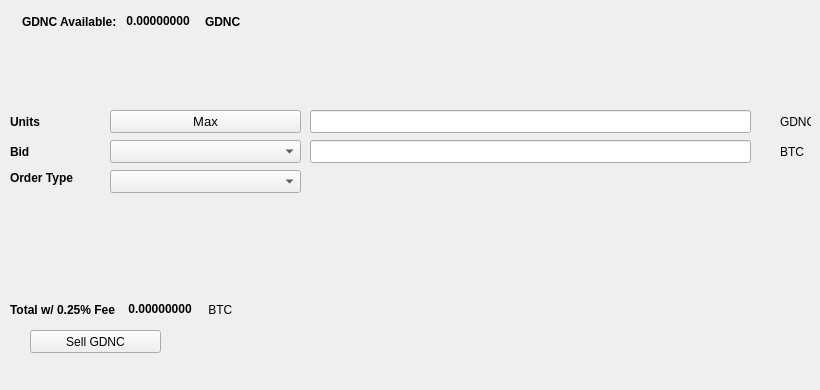
   <widget class="QWidget" name="SellTab">
    <attribute name="title">
     <string>Sell</string>
    </attribute>
    <widget class="QLabel" name="label_16">
     <property name="geometry">
      <rect>
       <x>780</x>
       <y>140</y>
       <width>31</width>
       <height>23</height>
      </rect>
     </property>
     <property name="text">
      <string>BTC</string>
     </property>
    </widget>
    <widget class="QComboBox" name="SellBidcomboBox">
     <property name="geometry">
      <rect>
       <x>110</x>
       <y>140</y>
       <width>191</width>
       <height>23</height>
      </rect>
     </property>
     <property name="font">
      <font>
       <pointsize>10</pointsize>
      </font>
     </property>
    </widget>
    <widget class="QLabel" name="label_18">
     <property name="geometry">
      <rect>
       <x>10</x>
       <y>110</y>
       <width>46</width>
       <height>23</height>
      </rect>
     </property>
     <property name="font">
      <font>
       <weight>75</weight>
       <bold>true</bold>
      </font>
     </property>
     <property name="text">
      <string>Units</string>
     </property>
    </widget>
    <widget class="QPushButton" name="Sell_Max_Amount">
     <property name="geometry">
      <rect>
       <x>110</x>
       <y>110</y>
       <width>191</width>
       <height>23</height>
      </rect>
     </property>
     <property name="font">
      <font>
       <pointsize>10</pointsize>
      </font>
     </property>
     <property name="text">
      <string>Max</string>
     </property>
    </widget>
    <widget class="QLabel" name="label_20">
     <property name="geometry">
      <rect>
       <x>10</x>
       <y>170</y>
       <width>91</width>
       <height>16</height>
      </rect>
     </property>
     <property name="font">
      <font>
       <weight>75</weight>
       <bold>true</bold>
      </font>
     </property>
     <property name="text">
      <string>Order Type</string>
     </property>
    </widget>
    <widget class="QComboBox" name="SellOrdertypeCombo">
     <property name="geometry">
      <rect>
       <x>110</x>
       <y>170</y>
       <width>191</width>
       <height>23</height>
      </rect>
     </property>
     <property name="font">
      <font>
       <pointsize>10</pointsize>
      </font>
     </property>
    </widget>
    <widget class="QLabel" name="label_21">
     <property name="geometry">
      <rect>
       <x>10</x>
       <y>140</y>
       <width>46</width>
       <height>23</height>
      </rect>
     </property>
     <property name="font">
      <font>
       <weight>75</weight>
       <bold>true</bold>
      </font>
     </property>
     <property name="text">
      <string>Bid</string>
     </property>
    </widget>
    <widget class="QLabel" name="label_22">
     <property name="geometry">
      <rect>
       <x>780</x>
       <y>110</y>
       <width>31</width>
       <height>23</height>
      </rect>
     </property>
     <property name="text">
      <string>GDNC</string>
     </property>
    </widget>
    <widget class="QLineEdit" name="UnitsInputGDNC">
     <property name="geometry">
      <rect>
       <x>310</x>
       <y>110</y>
       <width>441</width>
       <height>23</height>
      </rect>
     </property>
     <property name="font">
      <font>
       <pointsize>9</pointsize>
       <weight>75</weight>
       <bold>true</bold>
      </font>
     </property>
    </widget>
    <widget class="QLineEdit" name="SellBidPriceEdit">
     <property name="geometry">
      <rect>
       <x>310</x>
       <y>140</y>
       <width>441</width>
       <height>23</height>
      </rect>
     </property>
     <property name="font">
      <font>
       <pointsize>9</pointsize>
       <weight>75</weight>
       <bold>true</bold>
      </font>
     </property>
    </widget>
    <widget class="QPushButton" name="SellGDNCBTN">
     <property name="geometry">
      <rect>
       <x>30</x>
       <y>330</y>
       <width>131</width>
       <height>23</height>
      </rect>
     </property>
     <property name="text">
      <string>Sell GDNC</string>
     </property>
     <property name="icon">
      <iconset resource="../gdnc">
       <normaloff>:/icons/bitcoin</normaloff>:/icons/bitcoin</iconset>
     </property>
    </widget>
    <widget class="QWidget" name="layoutWidget3">
     <property name="geometry">
      <rect>
       <x>22</x>
       <y>12</y>
       <width>258</width>
       <height>19</height>
      </rect>
     </property>
     <layout class="QHBoxLayout" name="horizontalLayout">
      <item>
       <widget class="QLabel" name="label232_2">
        <property name="font">
         <font>
          <weight>75</weight>
          <bold>true</bold>
         </font>
        </property>
        <property name="text">
         <string>GDNC Available:</string>
        </property>
       </widget>
      </item>
      <item>
       <widget class="QLabel" name="GDNCAvailableLabel">
        <property name="palette">
         <palette>
          <active>
           <colorrole role="WindowText">
            <brush brushstyle="SolidPattern">
             <color alpha="255">
              <red>0</red>
              <green>0</green>
              <blue>0</blue>
             </color>
            </brush>
           </colorrole>
           <colorrole role="Button">
            <brush brushstyle="SolidPattern">
             <color alpha="255">
              <red>0</red>
              <green>170</green>
              <blue>0</blue>
             </color>
            </brush>
           </colorrole>
           <colorrole role="Light">
            <brush brushstyle="SolidPattern">
             <color alpha="255">
              <red>0</red>
              <green>255</green>
              <blue>0</blue>
             </color>
            </brush>
           </colorrole>
           <colorrole role="Midlight">
            <brush brushstyle="SolidPattern">
             <color alpha="255">
              <red>0</red>
              <green>212</green>
              <blue>0</blue>
             </color>
            </brush>
           </colorrole>
           <colorrole role="Dark">
            <brush brushstyle="SolidPattern">
             <color alpha="255">
              <red>0</red>
              <green>85</green>
              <blue>0</blue>
             </color>
            </brush>
           </colorrole>
           <colorrole role="Mid">
            <brush brushstyle="SolidPattern">
             <color alpha="255">
              <red>0</red>
              <green>113</green>
              <blue>0</blue>
             </color>
            </brush>
           </colorrole>
           <colorrole role="Text">
            <brush brushstyle="SolidPattern">
             <color alpha="255">
              <red>0</red>
              <green>170</green>
              <blue>0</blue>
             </color>
            </brush>
           </colorrole>
           <colorrole role="BrightText">
            <brush brushstyle="SolidPattern">
             <color alpha="255">
              <red>255</red>
              <green>255</green>
              <blue>255</blue>
             </color>
            </brush>
           </colorrole>
           <colorrole role="ButtonText">
            <brush brushstyle="SolidPattern">
             <color alpha="255">
              <red>0</red>
              <green>0</green>
              <blue>0</blue>
             </color>
            </brush>
           </colorrole>
           <colorrole role="Base">
            <brush brushstyle="SolidPattern">
             <color alpha="255">
              <red>255</red>
              <green>255</green>
              <blue>255</blue>
             </color>
            </brush>
           </colorrole>
           <colorrole role="Window">
            <brush brushstyle="SolidPattern">
             <color alpha="255">
              <red>0</red>
              <green>170</green>
              <blue>0</blue>
             </color>
            </brush>
           </colorrole>
           <colorrole role="Shadow">
            <brush brushstyle="SolidPattern">
             <color alpha="255">
              <red>0</red>
              <green>0</green>
              <blue>0</blue>
             </color>
            </brush>
           </colorrole>
           <colorrole role="AlternateBase">
            <brush brushstyle="SolidPattern">
             <color alpha="255">
              <red>127</red>
              <green>212</green>
              <blue>127</blue>
             </color>
            </brush>
           </colorrole>
           <colorrole role="ToolTipBase">
            <brush brushstyle="SolidPattern">
             <color alpha="255">
              <red>255</red>
              <green>255</green>
              <blue>220</blue>
             </color>
            </brush>
           </colorrole>
           <colorrole role="ToolTipText">
            <brush brushstyle="SolidPattern">
             <color alpha="255">
              <red>0</red>
              <green>0</green>
              <blue>0</blue>
             </color>
            </brush>
           </colorrole>
          </active>
          <inactive>
           <colorrole role="WindowText">
            <brush brushstyle="SolidPattern">
             <color alpha="255">
              <red>0</red>
              <green>0</green>
              <blue>0</blue>
             </color>
            </brush>
           </colorrole>
           <colorrole role="Button">
            <brush brushstyle="SolidPattern">
             <color alpha="255">
              <red>0</red>
              <green>170</green>
              <blue>0</blue>
             </color>
            </brush>
           </colorrole>
           <colorrole role="Light">
            <brush brushstyle="SolidPattern">
             <color alpha="255">
              <red>0</red>
              <green>255</green>
              <blue>0</blue>
             </color>
            </brush>
           </colorrole>
           <colorrole role="Midlight">
            <brush brushstyle="SolidPattern">
             <color alpha="255">
              <red>0</red>
              <green>212</green>
              <blue>0</blue>
             </color>
            </brush>
           </colorrole>
           <colorrole role="Dark">
            <brush brushstyle="SolidPattern">
             <color alpha="255">
              <red>0</red>
              <green>85</green>
              <blue>0</blue>
             </color>
            </brush>
           </colorrole>
           <colorrole role="Mid">
            <brush brushstyle="SolidPattern">
             <color alpha="255">
              <red>0</red>
              <green>113</green>
              <blue>0</blue>
             </color>
            </brush>
           </colorrole>
           <colorrole role="Text">
            <brush brushstyle="SolidPattern">
             <color alpha="255">
              <red>0</red>
              <green>170</green>
              <blue>0</blue>
             </color>
            </brush>
           </colorrole>
           <colorrole role="BrightText">
            <brush brushstyle="SolidPattern">
             <color alpha="255">
              <red>255</red>
              <green>255</green>
              <blue>255</blue>
             </color>
            </brush>
           </colorrole>
           <colorrole role="ButtonText">
            <brush brushstyle="SolidPattern">
             <color alpha="255">
              <red>0</red>
              <green>0</green>
              <blue>0</blue>
             </color>
            </brush>
           </colorrole>
           <colorrole role="Base">
            <brush brushstyle="SolidPattern">
             <color alpha="255">
              <red>255</red>
              <green>255</green>
              <blue>255</blue>
             </color>
            </brush>
           </colorrole>
           <colorrole role="Window">
            <brush brushstyle="SolidPattern">
             <color alpha="255">
              <red>0</red>
              <green>170</green>
              <blue>0</blue>
             </color>
            </brush>
           </colorrole>
           <colorrole role="Shadow">
            <brush brushstyle="SolidPattern">
             <color alpha="255">
              <red>0</red>
              <green>0</green>
              <blue>0</blue>
             </color>
            </brush>
           </colorrole>
           <colorrole role="AlternateBase">
            <brush brushstyle="SolidPattern">
             <color alpha="255">
              <red>127</red>
              <green>212</green>
              <blue>127</blue>
             </color>
            </brush>
           </colorrole>
           <colorrole role="ToolTipBase">
            <brush brushstyle="SolidPattern">
             <color alpha="255">
              <red>255</red>
              <green>255</green>
              <blue>220</blue>
             </color>
            </brush>
           </colorrole>
           <colorrole role="ToolTipText">
            <brush brushstyle="SolidPattern">
             <color alpha="255">
              <red>0</red>
              <green>0</green>
              <blue>0</blue>
             </color>
            </brush>
           </colorrole>
          </inactive>
          <disabled>
           <colorrole role="WindowText">
            <brush brushstyle="SolidPattern">
             <color alpha="255">
              <red>0</red>
              <green>85</green>
              <blue>0</blue>
             </color>
            </brush>
           </colorrole>
           <colorrole role="Button">
            <brush brushstyle="SolidPattern">
             <color alpha="255">
              <red>0</red>
              <green>170</green>
              <blue>0</blue>
             </color>
            </brush>
           </colorrole>
           <colorrole role="Light">
            <brush brushstyle="SolidPattern">
             <color alpha="255">
              <red>0</red>
              <green>255</green>
              <blue>0</blue>
             </color>
            </brush>
           </colorrole>
           <colorrole role="Midlight">
            <brush brushstyle="SolidPattern">
             <color alpha="255">
              <red>0</red>
              <green>212</green>
              <blue>0</blue>
             </color>
            </brush>
           </colorrole>
           <colorrole role="Dark">
            <brush brushstyle="SolidPattern">
             <color alpha="255">
              <red>0</red>
              <green>85</green>
              <blue>0</blue>
             </color>
            </brush>
           </colorrole>
           <colorrole role="Mid">
            <brush brushstyle="SolidPattern">
             <color alpha="255">
              <red>0</red>
              <green>113</green>
              <blue>0</blue>
             </color>
            </brush>
           </colorrole>
           <colorrole role="Text">
            <brush brushstyle="SolidPattern">
             <color alpha="255">
              <red>0</red>
              <green>85</green>
              <blue>0</blue>
             </color>
            </brush>
           </colorrole>
           <colorrole role="BrightText">
            <brush brushstyle="SolidPattern">
             <color alpha="255">
              <red>255</red>
              <green>255</green>
              <blue>255</blue>
             </color>
            </brush>
           </colorrole>
           <colorrole role="ButtonText">
            <brush brushstyle="SolidPattern">
             <color alpha="255">
              <red>0</red>
              <green>85</green>
              <blue>0</blue>
             </color>
            </brush>
           </colorrole>
           <colorrole role="Base">
            <brush brushstyle="SolidPattern">
             <color alpha="255">
              <red>0</red>
              <green>170</green>
              <blue>0</blue>
             </color>
            </brush>
           </colorrole>
           <colorrole role="Window">
            <brush brushstyle="SolidPattern">
             <color alpha="255">
              <red>0</red>
              <green>170</green>
              <blue>0</blue>
             </color>
            </brush>
           </colorrole>
           <colorrole role="Shadow">
            <brush brushstyle="SolidPattern">
             <color alpha="255">
              <red>0</red>
              <green>0</green>
              <blue>0</blue>
             </color>
            </brush>
           </colorrole>
           <colorrole role="AlternateBase">
            <brush brushstyle="SolidPattern">
             <color alpha="255">
              <red>0</red>
              <green>170</green>
              <blue>0</blue>
             </color>
            </brush>
           </colorrole>
           <colorrole role="ToolTipBase">
            <brush brushstyle="SolidPattern">
             <color alpha="255">
              <red>255</red>
              <green>255</green>
              <blue>220</blue>
             </color>
            </brush>
           </colorrole>
           <colorrole role="ToolTipText">
            <brush brushstyle="SolidPattern">
             <color alpha="255">
              <red>0</red>
              <green>0</green>
              <blue>0</blue>
             </color>
            </brush>
           </colorrole>
          </disabled>
         </palette>
        </property>
        <property name="font">
         <font>
          <weight>75</weight>
          <bold>true</bold>
         </font>
        </property>
        <property name="text">
         <string> 0.00000000 </string>
        </property>
        <property name="textInteractionFlags">
         <set>Qt::LinksAccessibleByMouse|Qt::TextSelectableByKeyboard|Qt::TextSelectableByMouse</set>
        </property>
       </widget>
      </item>
      <item>
       <widget class="QLabel" name="labelGDNC">
        <property name="font">
         <font>
          <weight>75</weight>
          <bold>true</bold>
         </font>
        </property>
        <property name="text">
         <string>GDNC</string>
        </property>
       </widget>
      </item>
     </layout>
    </widget>
    <widget class="QWidget" name="layoutWidget">
     <property name="geometry">
      <rect>
       <x>10</x>
       <y>300</y>
       <width>268</width>
       <height>19</height>
      </rect>
     </property>
     <layout class="QHBoxLayout" name="horizontalLayout_2">
      <item>
       <widget class="QLabel" name="label_19">
        <property name="font">
         <font>
          <weight>75</weight>
          <bold>true</bold>
         </font>
        </property>
        <property name="text">
         <string>Total w/ 0.25% Fee </string>
        </property>
       </widget>
      </item>
      <item>
       <widget class="QLabel" name="SellCostLabel">
        <property name="palette">
         <palette>
          <active>
           <colorrole role="WindowText">
            <brush brushstyle="SolidPattern">
             <color alpha="255">
              <red>0</red>
              <green>0</green>
              <blue>0</blue>
             </color>
            </brush>
           </colorrole>
           <colorrole role="Button">
            <brush brushstyle="SolidPattern">
             <color alpha="255">
              <red>0</red>
              <green>170</green>
              <blue>0</blue>
             </color>
            </brush>
           </colorrole>
           <colorrole role="Light">
            <brush brushstyle="SolidPattern">
             <color alpha="255">
              <red>0</red>
              <green>255</green>
              <blue>0</blue>
             </color>
            </brush>
           </colorrole>
           <colorrole role="Midlight">
            <brush brushstyle="SolidPattern">
             <color alpha="255">
              <red>0</red>
              <green>212</green>
              <blue>0</blue>
             </color>
            </brush>
           </colorrole>
           <colorrole role="Dark">
            <brush brushstyle="SolidPattern">
             <color alpha="255">
              <red>0</red>
              <green>85</green>
              <blue>0</blue>
             </color>
            </brush>
           </colorrole>
           <colorrole role="Mid">
            <brush brushstyle="SolidPattern">
             <color alpha="255">
              <red>0</red>
              <green>113</green>
              <blue>0</blue>
             </color>
            </brush>
           </colorrole>
           <colorrole role="Text">
            <brush brushstyle="SolidPattern">
             <color alpha="255">
              <red>0</red>
              <green>170</green>
              <blue>0</blue>
             </color>
            </brush>
           </colorrole>
           <colorrole role="BrightText">
            <brush brushstyle="SolidPattern">
             <color alpha="255">
              <red>255</red>
              <green>255</green>
              <blue>255</blue>
             </color>
            </brush>
           </colorrole>
           <colorrole role="ButtonText">
            <brush brushstyle="SolidPattern">
             <color alpha="255">
              <red>0</red>
              <green>0</green>
              <blue>0</blue>
             </color>
            </brush>
           </colorrole>
           <colorrole role="Base">
            <brush brushstyle="SolidPattern">
             <color alpha="255">
              <red>255</red>
              <green>255</green>
              <blue>255</blue>
             </color>
            </brush>
           </colorrole>
           <colorrole role="Window">
            <brush brushstyle="SolidPattern">
             <color alpha="255">
              <red>0</red>
              <green>170</green>
              <blue>0</blue>
             </color>
            </brush>
           </colorrole>
           <colorrole role="Shadow">
            <brush brushstyle="SolidPattern">
             <color alpha="255">
              <red>0</red>
              <green>0</green>
              <blue>0</blue>
             </color>
            </brush>
           </colorrole>
           <colorrole role="AlternateBase">
            <brush brushstyle="SolidPattern">
             <color alpha="255">
              <red>127</red>
              <green>212</green>
              <blue>127</blue>
             </color>
            </brush>
           </colorrole>
           <colorrole role="ToolTipBase">
            <brush brushstyle="SolidPattern">
             <color alpha="255">
              <red>255</red>
              <green>255</green>
              <blue>220</blue>
             </color>
            </brush>
           </colorrole>
           <colorrole role="ToolTipText">
            <brush brushstyle="SolidPattern">
             <color alpha="255">
              <red>0</red>
              <green>0</green>
              <blue>0</blue>
             </color>
            </brush>
           </colorrole>
          </active>
          <inactive>
           <colorrole role="WindowText">
            <brush brushstyle="SolidPattern">
             <color alpha="255">
              <red>0</red>
              <green>0</green>
              <blue>0</blue>
             </color>
            </brush>
           </colorrole>
           <colorrole role="Button">
            <brush brushstyle="SolidPattern">
             <color alpha="255">
              <red>0</red>
              <green>170</green>
              <blue>0</blue>
             </color>
            </brush>
           </colorrole>
           <colorrole role="Light">
            <brush brushstyle="SolidPattern">
             <color alpha="255">
              <red>0</red>
              <green>255</green>
              <blue>0</blue>
             </color>
            </brush>
           </colorrole>
           <colorrole role="Midlight">
            <brush brushstyle="SolidPattern">
             <color alpha="255">
              <red>0</red>
              <green>212</green>
              <blue>0</blue>
             </color>
            </brush>
           </colorrole>
           <colorrole role="Dark">
            <brush brushstyle="SolidPattern">
             <color alpha="255">
              <red>0</red>
              <green>85</green>
              <blue>0</blue>
             </color>
            </brush>
           </colorrole>
           <colorrole role="Mid">
            <brush brushstyle="SolidPattern">
             <color alpha="255">
              <red>0</red>
              <green>113</green>
              <blue>0</blue>
             </color>
            </brush>
           </colorrole>
           <colorrole role="Text">
            <brush brushstyle="SolidPattern">
             <color alpha="255">
              <red>0</red>
              <green>170</green>
              <blue>0</blue>
             </color>
            </brush>
           </colorrole>
           <colorrole role="BrightText">
            <brush brushstyle="SolidPattern">
             <color alpha="255">
              <red>255</red>
              <green>255</green>
              <blue>255</blue>
             </color>
            </brush>
           </colorrole>
           <colorrole role="ButtonText">
            <brush brushstyle="SolidPattern">
             <color alpha="255">
              <red>0</red>
              <green>0</green>
              <blue>0</blue>
             </color>
            </brush>
           </colorrole>
           <colorrole role="Base">
            <brush brushstyle="SolidPattern">
             <color alpha="255">
              <red>255</red>
              <green>255</green>
              <blue>255</blue>
             </color>
            </brush>
           </colorrole>
           <colorrole role="Window">
            <brush brushstyle="SolidPattern">
             <color alpha="255">
              <red>0</red>
              <green>170</green>
              <blue>0</blue>
             </color>
            </brush>
           </colorrole>
           <colorrole role="Shadow">
            <brush brushstyle="SolidPattern">
             <color alpha="255">
              <red>0</red>
              <green>0</green>
              <blue>0</blue>
             </color>
            </brush>
           </colorrole>
           <colorrole role="AlternateBase">
            <brush brushstyle="SolidPattern">
             <color alpha="255">
              <red>127</red>
              <green>212</green>
              <blue>127</blue>
             </color>
            </brush>
           </colorrole>
           <colorrole role="ToolTipBase">
            <brush brushstyle="SolidPattern">
             <color alpha="255">
              <red>255</red>
              <green>255</green>
              <blue>220</blue>
             </color>
            </brush>
           </colorrole>
           <colorrole role="ToolTipText">
            <brush brushstyle="SolidPattern">
             <color alpha="255">
              <red>0</red>
              <green>0</green>
              <blue>0</blue>
             </color>
            </brush>
           </colorrole>
          </inactive>
          <disabled>
           <colorrole role="WindowText">
            <brush brushstyle="SolidPattern">
             <color alpha="255">
              <red>0</red>
              <green>85</green>
              <blue>0</blue>
             </color>
            </brush>
           </colorrole>
           <colorrole role="Button">
            <brush brushstyle="SolidPattern">
             <color alpha="255">
              <red>0</red>
              <green>170</green>
              <blue>0</blue>
             </color>
            </brush>
           </colorrole>
           <colorrole role="Light">
            <brush brushstyle="SolidPattern">
             <color alpha="255">
              <red>0</red>
              <green>255</green>
              <blue>0</blue>
             </color>
            </brush>
           </colorrole>
           <colorrole role="Midlight">
            <brush brushstyle="SolidPattern">
             <color alpha="255">
              <red>0</red>
              <green>212</green>
              <blue>0</blue>
             </color>
            </brush>
           </colorrole>
           <colorrole role="Dark">
            <brush brushstyle="SolidPattern">
             <color alpha="255">
              <red>0</red>
              <green>85</green>
              <blue>0</blue>
             </color>
            </brush>
           </colorrole>
           <colorrole role="Mid">
            <brush brushstyle="SolidPattern">
             <color alpha="255">
              <red>0</red>
              <green>113</green>
              <blue>0</blue>
             </color>
            </brush>
           </colorrole>
           <colorrole role="Text">
            <brush brushstyle="SolidPattern">
             <color alpha="255">
              <red>0</red>
              <green>85</green>
              <blue>0</blue>
             </color>
            </brush>
           </colorrole>
           <colorrole role="BrightText">
            <brush brushstyle="SolidPattern">
             <color alpha="255">
              <red>255</red>
              <green>255</green>
              <blue>255</blue>
             </color>
            </brush>
           </colorrole>
           <colorrole role="ButtonText">
            <brush brushstyle="SolidPattern">
             <color alpha="255">
              <red>0</red>
              <green>85</green>
              <blue>0</blue>
             </color>
            </brush>
           </colorrole>
           <colorrole role="Base">
            <brush brushstyle="SolidPattern">
             <color alpha="255">
              <red>0</red>
              <green>170</green>
              <blue>0</blue>
             </color>
            </brush>
           </colorrole>
           <colorrole role="Window">
            <brush brushstyle="SolidPattern">
             <color alpha="255">
              <red>0</red>
              <green>170</green>
              <blue>0</blue>
             </color>
            </brush>
           </colorrole>
           <colorrole role="Shadow">
            <brush brushstyle="SolidPattern">
             <color alpha="255">
              <red>0</red>
              <green>0</green>
              <blue>0</blue>
             </color>
            </brush>
           </colorrole>
           <colorrole role="AlternateBase">
            <brush brushstyle="SolidPattern">
             <color alpha="255">
              <red>0</red>
              <green>170</green>
              <blue>0</blue>
             </color>
            </brush>
           </colorrole>
           <colorrole role="ToolTipBase">
            <brush brushstyle="SolidPattern">
             <color alpha="255">
              <red>255</red>
              <green>255</green>
              <blue>220</blue>
             </color>
            </brush>
           </colorrole>
           <colorrole role="ToolTipText">
            <brush brushstyle="SolidPattern">
             <color alpha="255">
              <red>0</red>
              <green>0</green>
              <blue>0</blue>
             </color>
            </brush>
           </colorrole>
          </disabled>
         </palette>
        </property>
        <property name="font">
         <font>
          <weight>75</weight>
          <bold>true</bold>
         </font>
        </property>
        <property name="autoFillBackground">
         <bool>false</bool>
        </property>
        <property name="text">
         <string> 0.00000000</string>
        </property>
        <property name="textInteractionFlags">
         <set>Qt::LinksAccessibleByMouse|Qt::TextSelectableByMouse</set>
        </property>
       </widget>
      </item>
      <item>
       <widget class="QLabel" name="label_17">
        <property name="font">
         <font>
          <weight>50</weight>
          <bold>false</bold>
         </font>
        </property>
        <property name="text">
         <string> BTC</string>
        </property>
       </widget>
      </item>
     </layout>
    </widget>
    <widget class="QLabel" name="label_23">
     <property name="geometry">
      <rect>
       <x>460</x>
       <y>300</y>
       <width>281</width>
       <height>81</height>
      </rect>
     </property>
     <property name="text">
      <string/>
     </property>
     <property name="pixmap">
      <pixmap>:/images/bittrex</pixmap>
     </property>
    </widget>
   </widget>
